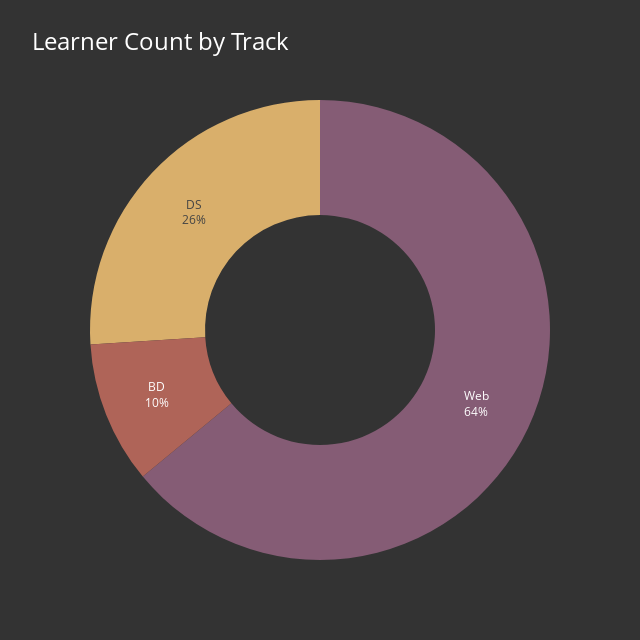

This figure's notebook cell:
### Code cell
df_type = DataFrame(learners)
type_value_counts = df_type["track"].value_counts()
data = go.Pie(
    labels=type_value_counts.index,
    values=type_value_counts.values,
    hole=0.5,
    textinfo="percent+label",
    textfont={"size": 12},
    hoverinfo="text+label+value",
    textposition='inside',
    showlegend=False,
)
layout = go.Layout(
    title={
        "text": "Learner Count by Track",
        "font": {"color": "white", "size": 24},
    },
    colorway=px.colors.qualitative.Antique,
    width=640,
    height=640,
    paper_bgcolor="#333333",
)
figure = go.Figure(data, layout)
figure.show()

### Figure 1 — Plotly figure (JSON) as saved in the notebook; plotly's stock layout.template omitted (floating-point values rounded to 4 significant figures)
{"data": [{"hole": 0.5, "hoverinfo": "text+label+value", "labels": ["Web", "DS", "BD"], "showlegend": false, "textfont": {"size": 12}, "textinfo": "percent+label", "textposition": "inside", "values": [32, 13, 5], "type": "pie"}], "layout": {"colorway": ["rgb(133, 92, 117)", "rgb(217, 175, 107)", "rgb(175, 100, 88)", "rgb(115, 111, 76)", "rgb(82, 106, 131)", "rgb(98, 83, 119)", "rgb(104, 133, 92)", "rgb(156, 156, 94)", "rgb(160, 97, 119)", "rgb(140, 120, 93)", "rgb(124, 124, 124)"], "height": 640, "paper_bgcolor": "#333333", "title": {"font": {"color": "white", "size": 24}, "text": "Learner Count by Track"}, "width": 640}}
